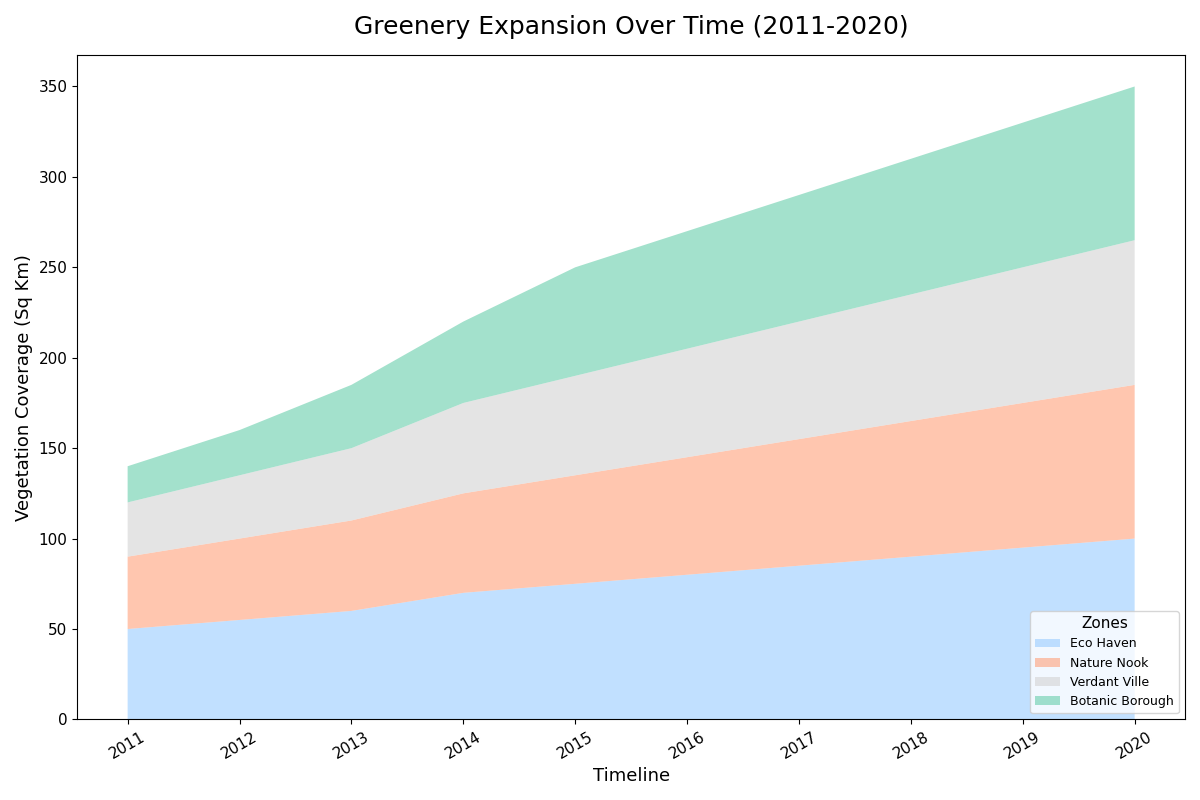

Generate this figure with Python:
import matplotlib.pyplot as plt
import numpy as np

years = np.arange(2011, 2021)

# We will manually alter the group labels and textual elements.
green_space = {
    'Eco Haven': np.array([50, 55, 60, 70, 75, 80, 85, 90, 95, 100]),
    'Nature Nook': np.array([40, 45, 50, 55, 60, 65, 70, 75, 80, 85]),
    'Verdant Ville': np.array([30, 35, 40, 50, 55, 60, 65, 70, 75, 80]),
    'Botanic Borough': np.array([20, 25, 35, 45, 60, 65, 70, 75, 80, 85])
}

colors = ['#99ccff', '#ffa07a', '#d3d3d3', '#66cdaa']

plt.figure(figsize=(12, 8))
plt.stackplot(years, green_space.values(), labels=green_space.keys(), colors=colors, alpha=0.6)

# Altering the title and axes labels
plt.title('Greenery Expansion Over Time (2011-2020)', fontsize=18, weight='normal', pad=15)
plt.xlabel('Timeline', fontsize=13)
plt.ylabel('Vegetation Coverage (Sq Km)', fontsize=13)
plt.xticks(years, rotation=30)
plt.grid(False)
plt.tick_params(axis='both', which='major', labelsize=11)
plt.legend(title='Zones', title_fontsize=11, fontsize=9, loc='lower right', frameon=True)
plt.tight_layout()
plt.show()
